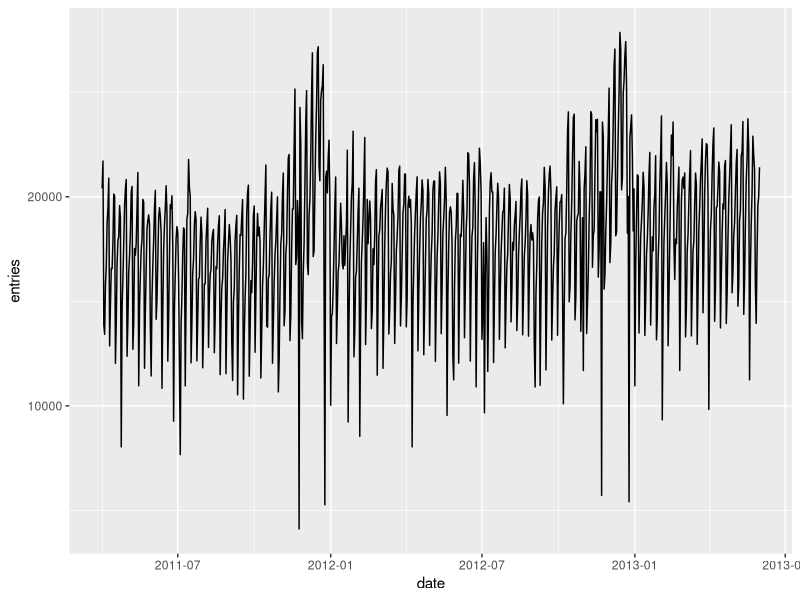
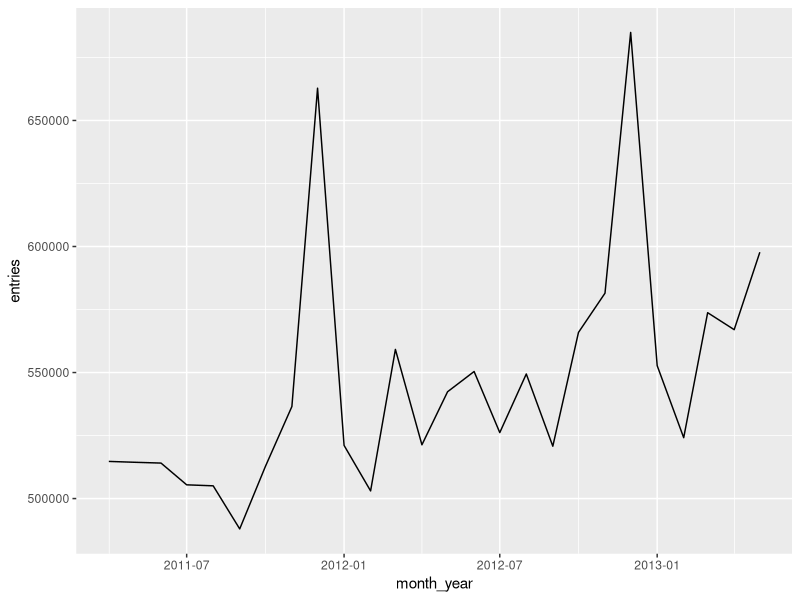
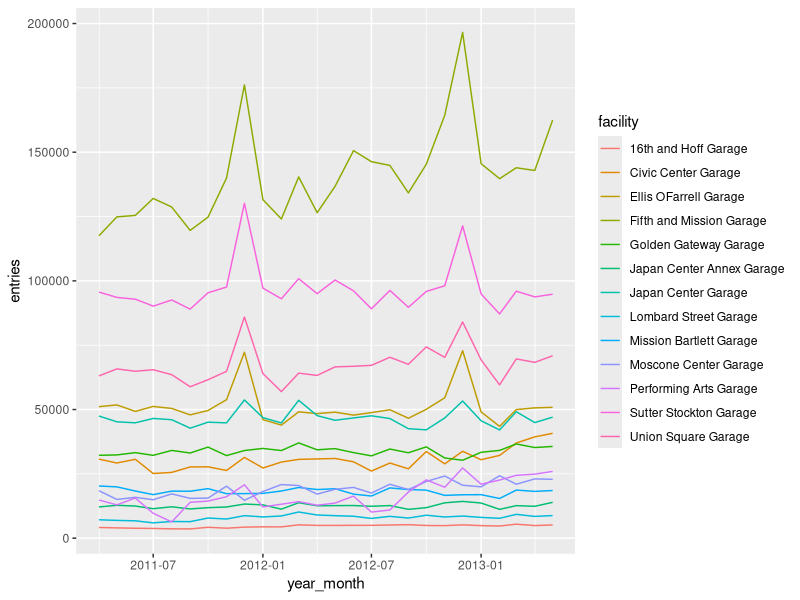
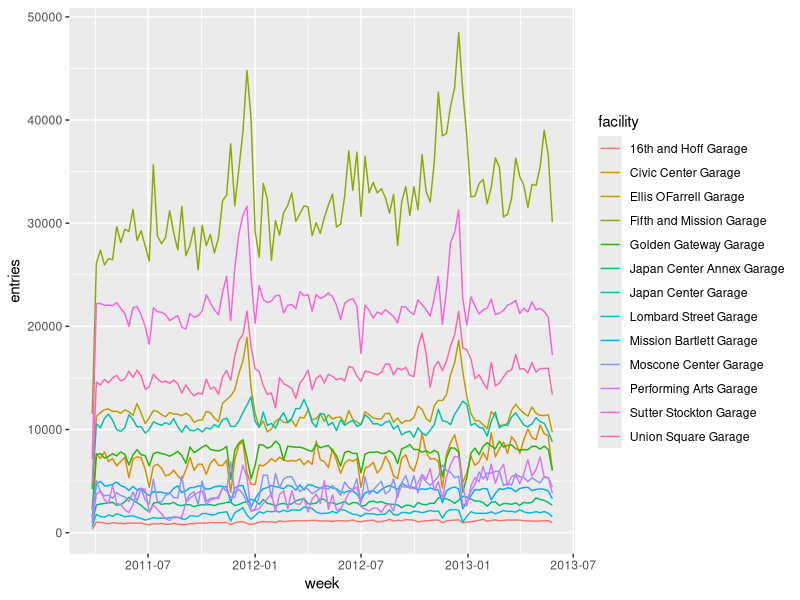
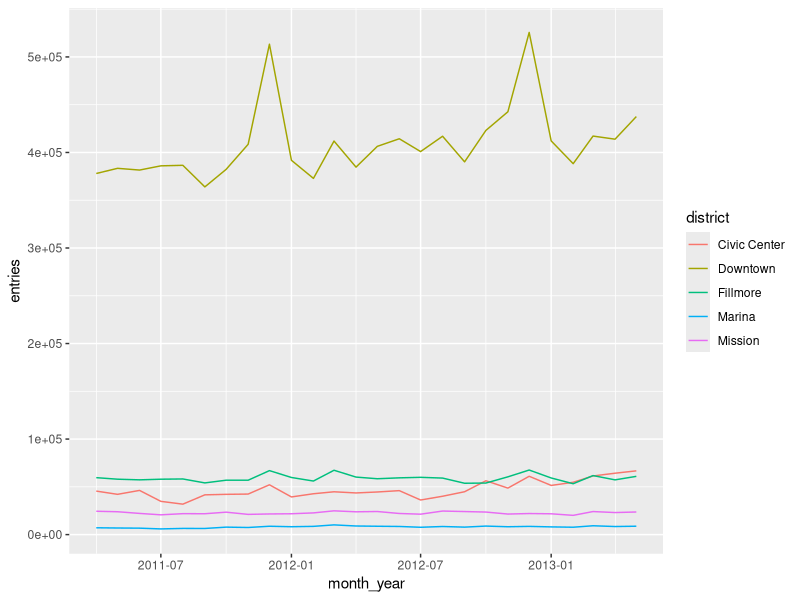
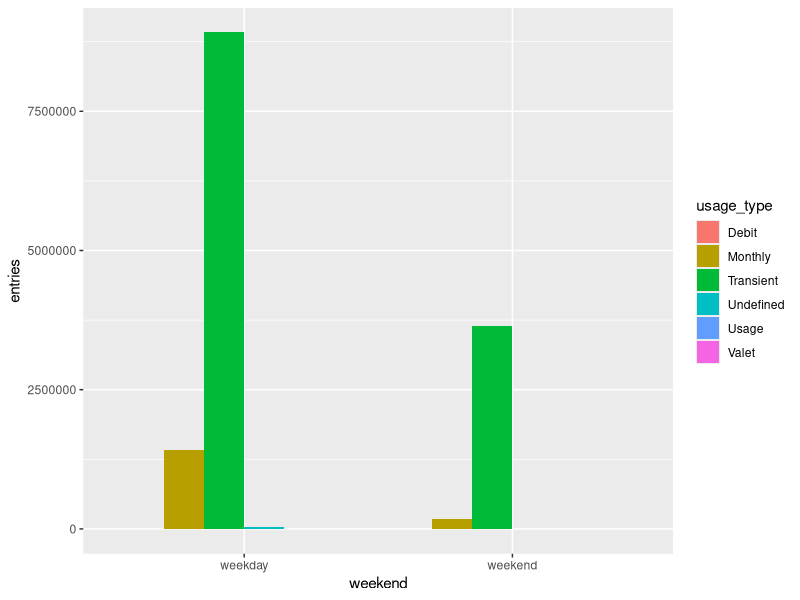
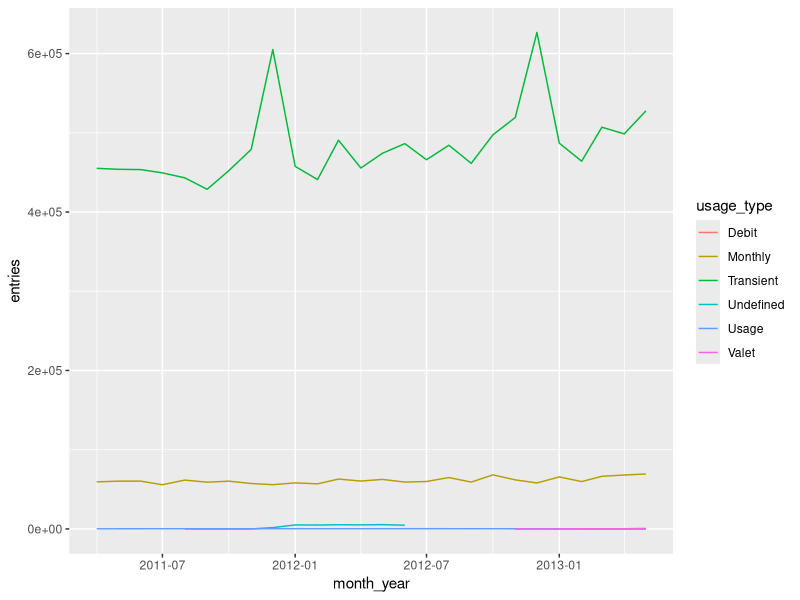

Write the R code that produced these figures, in order.
## ---- chunk 1
library(tidyverse)  # library for dealing with tabular data
library(lubridate)  # library for handling dates
## ---- chunk 2
data = read_csv(here::here("sfpark", "data", "sfpark.csv"))
## ---- chunk 3
head(data)
## ---- chunk 4
unique(data$facility)
## ---- chunk 5
unique(data$district)
## ---- chunk 6
mean(data$entries)
## ---- chunk 7
median(data$entries)
## ---- chunk 8
data |>
  group_by(facility) |>
  summarize(mean_entries=mean(entries)) |>
  ungroup()
## ---- chunk 9
total_entries = data |>
  group_by(date, facility) |>
  summarize(entries=sum(entries), exits=sum(exits)) |>
  ungroup()
## ---- chunk 10
head(total_entries)
## ---- chunk 11
total_entries |>
  group_by(facility) |>
  summarize(entries=mean(entries), exits=mean(exits)) |>
  ungroup()
## ---- chunk 12
civic_center_data = data |> filter(district == "Civic Center")
## ---- chunk 13
civic_center_total_entries = civic_center_data |>
  group_by(facility, date) |>
  summarize(entries=sum(entries), exits=sum(exits)) |>
  ungroup()

civic_center_total_entries |>
  group_by(facility) |>
  summarize(entries=mean(entries), exits=mean(exits)) |>
  ungroup()
## ---- chunk 14
data |>
  filter(district == "Mission") |>
  group_by(facility, date) |>
  summarize(entries=sum(entries), exits=sum(exits)) |>
  # no need to ungroup since we are just going to group immediately
  group_by(facility) |>
  summarize(entries=mean(entries), exits=mean(exits)) |>
  ungroup()
## ---- chunk 15
total_entries
## ---- chunk 16
total_entries = total_entries |>
  mutate(date=mdy(date))
## ---- chunk 17
total_entries
## ---- chunk 18
total_entries$year = year(total_entries$date)
## ---- chunk 19
# make sure it worked (note: any text after a # sign within R code is ignored by R; this is called a comment)
unique(total_entries$year)
## ---- chunk 20
total_entries |>
  group_by(facility, year) |>
  summarize(entries=mean(entries)) |>
  ungroup()
## ---- chunk 21
total_entries |>
  group_by(facility, year) |>
  summarize(entries=mean(entries)) |>
  ungroup() |>
  pivot_wider(names_from=year, values_from=entries)
## ---- chunk 22
total_entries$month = month(total_entries$date, label=T)

total_entries |>
  group_by(facility, month) |>
  summarize(entries=mean(entries)) |>
  ungroup() |>
  pivot_wider(names_from=month, values_from=entries)
## ---- chunk 23
total_entries$day_of_week = wday(total_entries$date, label=T)
## ---- chunk 24
unique(total_entries$day_of_week)
## ---- chunk 25
total_entries$weekend = case_match(total_entries$day_of_week, "Mon"~"weekday", "Tue"~"weekday", "Wed"~"weekday", "Thu"~"weekday",
                               "Fri"~"weekday", "Sat"~"weekend", "Sun"~"weekend")
## ---- chunk 26
stopifnot(!any(is.na(total_entries$weekend)))
## ---- chunk 27
total_entries |>
  group_by(facility, weekend) |>
  summarize(entries=mean(entries)) |>
  ungroup() |>
  pivot_wider(names_from=weekend, values_from=entries)
## ---- chunk 28
total_entries$month = month(total_entries$date, label=T)
total_entries$season = case_match(
  total_entries$month,
  "Jan" ~ "Winter",
  "Feb" ~ "Winter",
  "Mar" ~ "Winter",
  "Apr" ~ "Spring",
  "May" ~ "Spring",
  "Jun" ~ "Summer",
  "Jul" ~ "Summer",
  "Aug" ~ "Summer",
  "Sep" ~ "Fall",
  "Oct" ~ "Fall",
  "Nov" ~ "Fall",
  "Dec" ~ "Winter"
)
stopifnot(!any(is.na(total_entries$season)))

total_entries |>
  group_by(facility, season) |>
  summarize(entries=mean(entries)) |>
  ungroup() |>
  pivot_wider(names_from="season", values_from="entries")
## ---- chunk 29
citywide_entries = total_entries |>
  group_by(date) |>
  summarize(entries=sum(entries)) |>
  ungroup()
## ---- chunk 30
ggplot(citywide_entries, aes(x=date, y=entries)) +
  # and add a line plot to it
  geom_line()
## ---- chunk 31
citywide_entries$month_year = floor_date(citywide_entries$date, unit="month")
monthly_entries = citywide_entries |>
  group_by(month_year) |>
  summarize(entries=sum(entries)) |>
  ungroup()

ggplot(monthly_entries, aes(x=month_year, y=entries)) +
  geom_line()
## ---- chunk 32
total_entries$year_month = floor_date(total_entries$date, unit="month")
garage_month_entries = total_entries |>
  group_by(facility, year_month) |>
  summarize(entries=sum(entries)) |>
  ungroup()
## ---- chunk 33
head(garage_month_entries)
## ---- chunk 34
ggplot(garage_month_entries, aes(x=year_month, y=entries, group=facility, color=facility)) +
  geom_line()
## ---- chunk 35
total_entries$week = floor_date(total_entries$date, unit="week")
garage_week_entries = total_entries |>
    group_by(facility, week) |>
    summarize(entries=sum(entries)) |>
    ungroup()

garage_week_entries |>
  ggplot(aes(x=week, y=entries, color=facility)) +
    geom_line()
## ---- chunk 36
# we previously parsed total_entries$date, now we need to do the same for data$date
# if we had parsed data$date before creating total_entries, we would not need to parse
# the dates twice.
data$date = mdy(data$date)
data$month_year =
  floor_date(data$date, unit="month")

district_month_entries = group_by(data, month_year, district) |>
  summarize(entries=sum(entries)) |>
  ungroup()

ggplot(district_month_entries, aes(x=month_year, y=entries, group=district, color=district)) +
  geom_line()
## ---- chunk 37
unique(data$usage_type)
## ---- chunk 38
# we use a sum rather than a mean here, as the denominator of the mean will vary
# depending on how many garages offer that usage type
group_by(data, usage_type) |>
  summarize(sum(entries)) |>
  ungroup()
## ---- chunk 39
# first, create a weekday/weekend column
data$day_of_week = wday(data$date, label=T)
data$weekend = case_match(data$day_of_week, "Mon"~"weekday", "Tue"~"weekday", "Wed"~"weekday", "Thu"~"weekday",
                               "Fri"~"weekday", "Sat"~"weekend", "Sun"~"weekend")
## ---- chunk 40
usage_types_weekday_weekend = group_by(data, usage_type, weekend) |>
  summarize(entries=sum(entries)) |>
  ungroup()
## ---- chunk 41
pivot_wider(usage_types_weekday_weekend, names_from=weekend, values_from=entries)
## ---- chunk 42
ggplot(usage_types_weekday_weekend, aes(x=weekend, y=entries, fill=usage_type)) +
         geom_bar(stat="identity", position="dodge")
## ---- chunk 43
monthly_usage_trend = group_by(data, usage_type, month_year) |>
  summarize(entries=sum(entries))
ggplot(monthly_usage_trend, aes(x=month_year, y=entries, group=usage_type, color=usage_type)) +
  geom_line()
